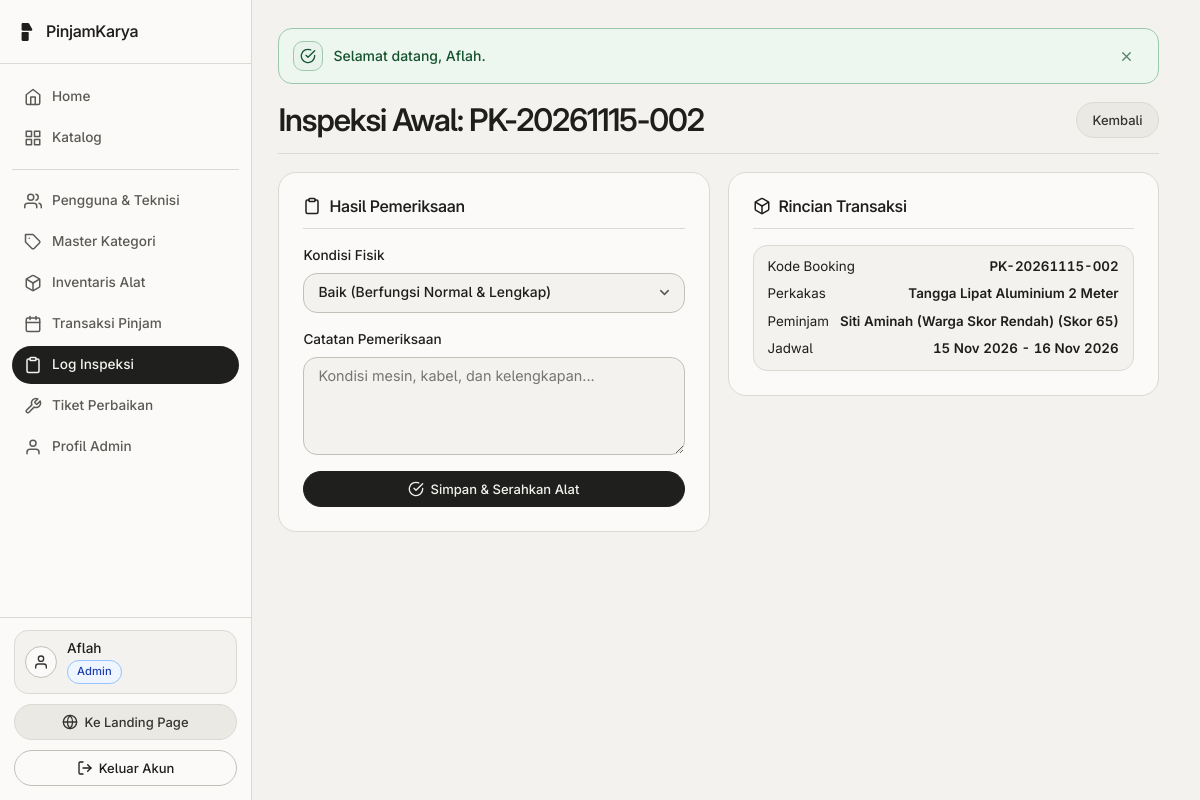
Screenshot of /admin/inspeksi.php?id=2&jenis=Awal (signed in) with the database file from the repository.
### tables this page shows
CREATE TABLE users (
    id_user INT AUTO_INCREMENT PRIMARY KEY,
    nama VARCHAR(100) NOT NULL,
    email VARCHAR(100) NOT NULL UNIQUE,
    password VARCHAR(255) NOT NULL,
    no_hp VARCHAR(20) NOT NULL,
    alamat TEXT NOT NULL,
    role ENUM('admin', 'mitra', 'warga') NOT NULL DEFAULT 'warga',
    is_kontributor TINYINT(1) NOT NULL DEFAULT 0,
    is_teknisi TINYINT(1) NOT NULL DEFAULT 0,
    is_verified_teknisi TINYINT(1) NOT NULL DEFAULT 0,
    skor_kredibilitas INT NOT NULL DEFAULT 100,
    created_at TIMESTAMP DEFAULT CURRENT_TIMESTAMP
);

CREATE TABLE peminjaman (
    id_peminjaman INT AUTO_INCREMENT PRIMARY KEY,
    kode_booking VARCHAR(30) NOT NULL UNIQUE,
    id_alat INT NOT NULL,
    id_warga INT NOT NULL,
    tgl_mulai DATE NOT NULL,
    tgl_selesai DATE NOT NULL,
    setuju_panduan TINYINT(1) NOT NULL DEFAULT 1,
    status_peminjaman ENUM('Dipesan', 'Dipinjam', 'Selesai', 'Dibatalkan') NOT NULL DEFAULT 'Dipesan',
    created_at TIMESTAMP DEFAULT CURRENT_TIMESTAMP,
    CONSTRAINT fk_pinjam_alat FOREIGN KEY (id_alat) REFERENCES aset_alat(id_alat) ON DELETE RESTRICT,
    CONSTRAINT fk_pinjam_warga FOREIGN KEY (id_warga) REFERENCES users(id_user) ON DELETE CASCADE
);

CREATE TABLE aset_alat (
    id_alat INT AUTO_INCREMENT PRIMARY KEY,
    id_kategori INT NOT NULL,
    id_pemilik INT NOT NULL,
    nama_alat VARCHAR(150) NOT NULL,
    deskripsi TEXT NOT NULL,
    panduan_keselamatan TEXT NULL DEFAULT NULL,
    foto_alat VARCHAR(255) NOT NULL DEFAULT 'default_alat.jpg',
    harga_beli_baru DECIMAL(12,2) NOT NULL DEFAULT 0.00,
    biaya_perawatan DECIMAL(12,2) NOT NULL DEFAULT 0.00,
    max_hari_pinjam INT NOT NULL DEFAULT 3,
    min_skor INT NOT NULL DEFAULT 50,
    status_alat ENUM('Menunggu Verifikasi', 'Tersedia', 'Dipinjam', 'Perawatan') NOT NULL DEFAULT 'Menunggu Verifikasi',
    created_at TIMESTAMP DEFAULT CURRENT_TIMESTAMP,
    CONSTRAINT fk_alat_kategori FOREIGN KEY (id_kategori) REFERENCES kategori_alat(id_kategori) ON DELETE RESTRICT,
    CONSTRAINT fk_alat_pemilik FOREIGN KEY (id_pemilik) REFERENCES users(id_user) ON DELETE CASCADE
);

### admin/inspeksi.php (the view, shortened to what the rows shown need)
<?php
require_once dirname(__DIR__) . '/config/app.php';
$id_peminjaman = (int)($_GET['id'] ?? ($_POST['id_peminjaman'] ?? 0));
$jenis         = ($_GET['jenis'] ?? ($_POST['jenis'] ?? '')) === 'Akhir' ? 'Akhir' : 'Awal';
$pinjam = pk_stmt_one(
    $conn,
    "SELECT p.*, a.id_alat, a.id_kategori, a.nama_alat, a.foto_alat, a.status_alat,
            u.nama AS nama_warga, u.skor_kredibilitas
     FROM peminjaman p
     JOIN aset_alat a ON p.id_alat = a.id_alat
     JOIN users u ON p.id_warga = u.id_user
     WHERE p.id_peminjaman = ? LIMIT 1",
    'i',
    [$id_peminjaman]
);
require_once ROOT_PATH . '/includes/header.php';
?>
<div class="pk-page-header">
    <h1>Inspeksi <?= e($jenis) ?>: <?= e($pinjam['kode_booking']) ?></h1>
    <a href="<?= BASE_URL ?>/admin/kelola_transaksi.php" class="btn btn-muted">Kembali</a>
</div>
<div class="pk-grid pk-grid--2">
    <section class="pk-card" aria-labelledby="form-inspeksi-heading">
        <div class="pk-card-header">
            <h2 id="form-inspeksi-heading" class="pk-card-title">
                <?= svg_icon('clipboard', 18) ?>
                <span>Hasil Pemeriksaan</span>
            </h2>
        </div>
    </section>
    <div>
        <section class="pk-card" aria-labelledby="info-pinjam-heading">
            <div class="pk-card-header">
                <h2 id="info-pinjam-heading" class="pk-card-title">
                    <?= svg_icon('box', 18) ?>
                    <span>Rincian Transaksi</span>
                </h2>
            </div>
            <ul class="pk-tool-meta mb-0">
                <li>
                    <span>Kode Booking</span>
                    <strong><?= e($pinjam['kode_booking']) ?></strong>
                </li>
                <li>
                    <span>Perkakas</span>
                    <strong><?= e($pinjam['nama_alat']) ?></strong>
                </li>
                <li>
                    <span>Peminjam</span>
                    <strong><?= e($pinjam['nama_warga']) ?> (Skor <?= (int)$pinjam['skor_kredibilitas'] ?>)</strong>
                </li>
                <li>
                    <span>Jadwal</span>
                    <strong><?= e(format_tanggal($pinjam['tgl_mulai'])) ?> - <?= e(format_tanggal($pinjam['tgl_selesai'])) ?></strong>
                </li>
            </ul>
        </section>
    </div>
</div>
<?php require_once ROOT_PATH . '/includes/footer.php'; ?>

### includes/sidebar.php (shortened to what the rows shown need)
<?php
$user = $_SESSION['user'] ?? null;
$role = $user['role'] ?? 'public';
?>
<aside class="pk-sidebar" id="pkSidebar" aria-label="Navigasi Utama">
        <?php if ($role === 'admin'): ?>
                        <?= svg_icon('box', 18) ?>
                        <?= svg_icon('clipboard', 18) ?>
                        <?= svg_icon('user', 18) ?>
        <?php endif; ?>
    <?php if ($user): ?>
        <div class="pk-sidebar-footer">
            <a href="<?= BASE_URL ?>/auth/profil.php" class="pk-sidebar-account" title="<?= e($user['nama']) ?> (Profil)">
                <div class="pk-sidebar-account-avatar" aria-hidden="true">
                    <?= svg_icon('user', 16) ?>
                </div>
                <div class="pk-sidebar-account-main">
                    <strong><?= e(format_nama_pengguna((string)$user['nama'])) ?></strong>
                    <div class="pk-sidebar-account-meta">
                        <?= render_role_badge($user) ?>
                    </div>
                </div>
            </a>
            <a href="<?= BASE_URL ?>/index.php" class="btn btn-muted pk-sidebar-landing w-100">
                <?= svg_icon('globe', 16) ?>
                <span>Ke Landing Page</span>
            </a>
            <a href="<?= BASE_URL ?>/auth/logout.php" class="btn btn-outline pk-sidebar-logout w-100">
                <?= svg_icon('log-out', 16) ?>
                <span>Keluar Akun</span>
            </a>
        </div>
    <?php endif; ?>
</aside>

### includes/functions.php (shortened to what the rows shown need)
<?php
function pk_nama_bulan_singkat(): array {
    return [
        1 => 'Jan', 2 => 'Feb', 3 => 'Mar', 4 => 'Apr',
        5 => 'Mei', 6 => 'Jun', 7 => 'Jul', 8 => 'Agu',
        9 => 'Sep', 10 => 'Okt', 11 => 'Nov', 12 => 'Des',
    ];
}
function format_nama_pengguna(string $nama): string {
    $clean = trim((string)preg_replace('/\s*\([^)]*(?:Warga|Mitra|Admin|Teknisi|Skor)[^)]*\)\s*$/iu', '', $nama));
    return $clean !== '' ? $clean : trim($nama);
}
function user_role_label(array $user): string {
    $role = (string)($user['role'] ?? 'warga');
    if ($role === 'admin') {
        return 'Admin';
    }
    return 'Warga';
}
function render_role_badge(array $user, string $extra_class = ''): string {
    $role = (string)($user['role'] ?? 'warga');
    $mod = 'warga';
    if ($role === 'admin') {
        $mod = 'admin';
    } elseif ($role === 'mitra') {
        $mod = 'mitra';
    }
    $cls = 'pk-role-tag pk-role-tag--' . $mod . ($extra_class !== '' ? ' ' . trim($extra_class) : '');
    return '<span class="' . $cls . '">' . e(user_role_label($user)) . '</span>';
}
function e($string): string {
    return htmlspecialchars((string)$string, ENT_QUOTES, 'UTF-8');
}
function format_tanggal(?string $date_str): string {
    $ts = strtotime($date_str);
    $bulan = pk_nama_bulan_singkat();
    $d = date('d', $ts);
    $m = $bulan[(int)date('n', $ts)] ?? date('M', $ts);
    $y = date('Y', $ts);
    return "$d $m $y";
}
function refresh_user_session(mysqli $conn): void {
    $id_user = (int)$_SESSION['user']['id_user'];
    $row = pk_stmt_one(
        $conn,
        'SELECT id_user, nama, email, no_hp, alamat, role, is_kontributor, is_teknisi, is_verified_teknisi, skor_kredibilitas, created_at FROM users WHERE id_user = ? LIMIT 1',
        'i',
        [$id_user]
    );
}
function pk_stmt_all(mysqli $conn, string $sql, string $types = '', array $params = []): array {
    $stmt = mysqli_prepare($conn, $sql);
    if ($types !== '' && !empty($params)) {
        mysqli_stmt_bind_param($stmt, $types, ...$params);
    }
    mysqli_stmt_execute($stmt);
    $res = mysqli_stmt_get_result($stmt);
    $rows = [];
    while ($row = mysqli_fetch_assoc($res)) {
        $rows[] = $row;
    }
    return $rows;
}
function pk_stmt_one(mysqli $conn, string $sql, string $types = '', array $params = []): array {
    $rows = pk_stmt_all($conn, $sql, $types, $params);
    return $rows[0] ?? [];
}
    ?>
    <?php
function svg_icon(string $name, int $size = 20): string {
    $attr = 'xmlns="http://www.w3.org/2000/svg" width="' . $size . '" height="' . $size . '" viewBox="0 0 24 24" fill="none" stroke="currentColor" stroke-width="2" stroke-linecap="round" stroke-linejoin="round" aria-hidden="true" focusable="false"';
    switch ($name) {
        case 'x':
            return "<svg $attr><line x1=\"18\" y1=\"6\" x2=\"6\" y2=\"18\"/><line x1=\"6\" y1=\"6\" x2=\"18\" y2=\"18\"/></svg>";
        case 'tool':
        case 'wrench':
            return "<svg $attr><path d=\"M14.7 6.3a1 1 0 0 0 0 1.4l1.6 1.6a1 1 0 0 0 1.4 0l3.77-3.77a6 6 0 0 1-7.94 7.94l-6.91 6.91a2.12 2.12 0 0 1-3-3l6.91-6.91a6 6 0 0 1 7.94-7.94l-3.76 3.76z\"/></svg>";
        case 'grid':
            return "<svg $attr><rect x=\"3\" y=\"3\" width=\"7\" height=\"7\"/><rect x=\"14\" y=\"3\" width=\"7\" height=\"7\"/><rect x=\"14\" y=\"14\" width=\"7\" height=\"7\"/><rect x=\"3\" y=\"14\" width=\"7\" height=\"7\"/></svg>";
        case 'calendar':
            return "<svg $attr><rect x=\"3\" y=\"4\" width=\"18\" height=\"18\" rx=\"2\" ry=\"2\"/><line x1=\"16\" y1=\"2\" x2=\"16\" y2=\"6\"/><line x1=\"8\" y1=\"2\" x2=\"8\" y2=\"6\"/><line x1=\"3\" y1=\"10\" x2=\"21\" y2=\"10\"/></svg>";
        case 'clipboard':
            return "<svg $attr><path d=\"M16 4h2a2 2 0 0 1 2 2v14a2 2 0 0 1-2 2H6a2 2 0 0 1-2-2V6a2 2 0 0 1 2-2h2\"/><rect x=\"8\" y=\"2\" width=\"8\" height=\"4\" rx=\"1\" ry=\"1\"/></svg>";
        case 'check-circle':
            return "<svg $attr><path d=\"M22 11.08V12a10 10 0 1 1-5.93-9.14\"/><polyline points=\"22 4 12 14.01 9 11.01\"/></svg>";
        case 'alert-triangle':
            return "<svg $attr><path d=\"M10.29 3.86L1.82 18a2 2 0 0 0 1.71 3h16.94a2 2 0 0 0 1.71-3L13.71 3.86a2 2 0 0 0-3.42 0z\"/><line x1=\"12\" y1=\"9\" x2=\"12\" y2=\"13\"/><line x1=\"12\" y1=\"17\" x2=\"12.01\" y2=\"17\"/></svg>";
        case 'user':
            return "<svg $attr><path d=\"M20 21v-2a4 4 0 0 0-4-4H8a4 4 0 0 0-4 4v2\"/><circle cx=\"12\" cy=\"7\" r=\"4\"/></svg>";
        case 'users':
            return "<svg $attr><path d=\"M17 21v-2a4 4 0 0 0-4-4H5a4 4 0 0 0-4 4v2\"/><circle cx=\"9\" cy=\"7\" r=\"4\"/><path d=\"M23 21v-2a4 4 0 0 0-3-3.87\"/><path d=\"M16 3.13a4 4 0 0 1 0 7.75\"/></svg>";
        case 'box':
            return "<svg $attr><path d=\"M21 16V8a2 2 0 0 0-1-1.73l-7-4a2 2 0 0 0-2 0l-7 4A2 2 0 0 0 3 8v8a2 2 0 0 0 1 1.73l7 4a2 2 0 0 0 2 0l7-4A2 2 0 0 0 21 16z\"/><polyline points=\"3.27 6.96 12 12.01 20.73 6.96\"/><line x1=\"12\" y1=\"22.08\" x2=\"12\" y2=\"12\"/></svg>";
        case 'log-out':
            return "<svg $attr><path d=\"M9 21H5a2 2 0 0 1-2-2V5a2 2 0 0 1 2-2h4\"/><polyline points=\"16 17 21 12 16 7\"/><line x1=\"21\" y1=\"12\" x2=\"9\" y2=\"12\"/></svg>";
        case 'tag':
            return "<svg $attr><path d=\"M20.59 13.41l-7.17 7.17a2 2 0 0 1-2.83 0L2 12V2h10l8.59 8.59a2 2 0 0 1 0 2.82z\"/><line x1=\"7\" y1=\"7\" x2=\"7.01\" y2=\"7\"/></svg>";
        case 'home':
            return "<svg $attr><path d=\"M3 9l9-7 9 7v11a2 2 0 0 1-2 2H5a2 2 0 0 1-2-2z\"/><polyline points=\"9 22 9 12 15 12 15 22\"/></svg>";
        case 'globe':
            return "<svg $attr><circle cx=\"12\" cy=\"12\" r=\"10\"/><line x1=\"2\" y1=\"12\" x2=\"22\" y2=\"12\"/><path d=\"M12 2a15.3 15.3 0 0 1 4 10 15.3 15.3 0 0 1-4 10 15.3 15.3 0 0 1-4-10 15.3 15.3 0 0 1 4-10z\"/></svg>";
    }
}

### rows the page displays
users: nama "Aflah", role "Admin"
peminjaman: kode_booking "PK-20261115-002", id_alat.nama_alat "Tangga Lipat Aluminium 2 Meter", id_warga.nama "Siti Aminah (Warga Skor Rendah)", id_warga.skor_kredibilitas "65", tgl_mulai "15 Nov 2026", tgl_selesai "16 Nov 2026"

### other values shown
$message "Selamat datang, Aflah."
$jenis "Awal"
